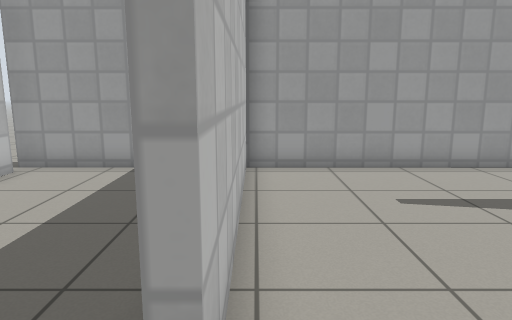
View 1 (above)

13 first-person views from a walk through a world built for the Gazebo simulator. The camera is 0.99 m above the floor, tilts 10° down and sees 70° across. The floor is counted in squares, 0.5 m on a side. Each view is taken from the middle of a square. On the plan, view 1 faces up. The plan holds only what a view shows up to about 19 squares ahead; the rest is blank. The robots in the file are not drawn. Simple patterns stand in for the simulator's built-in surfaces.

View 2
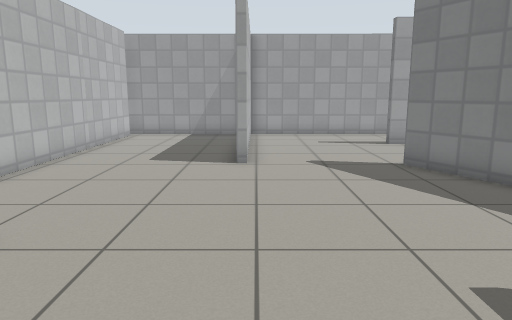

View 3
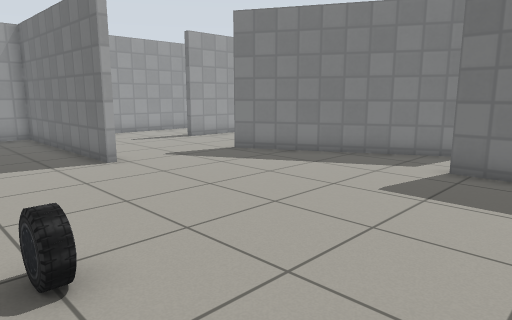

View 4
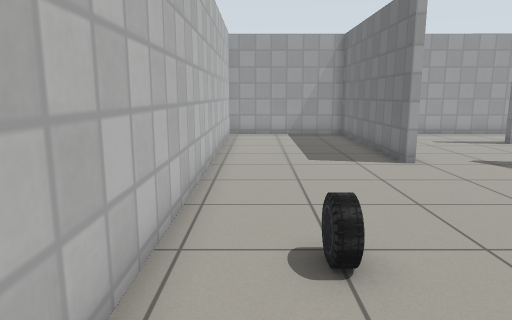

View 5
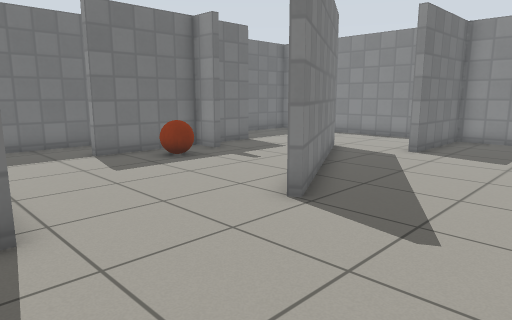

View 6
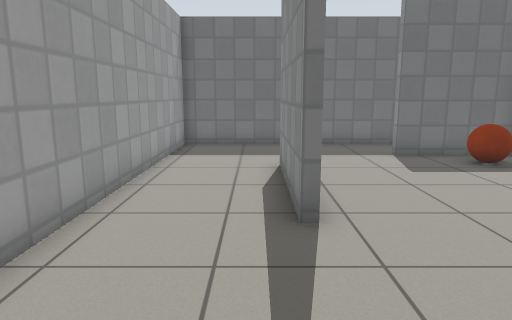

View 7
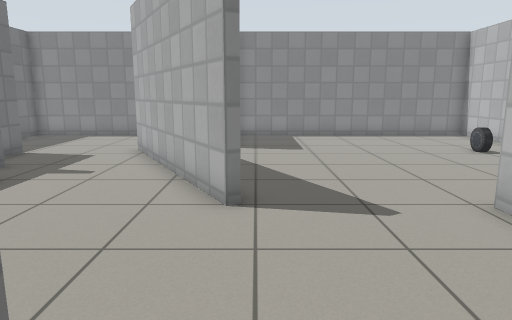

View 8
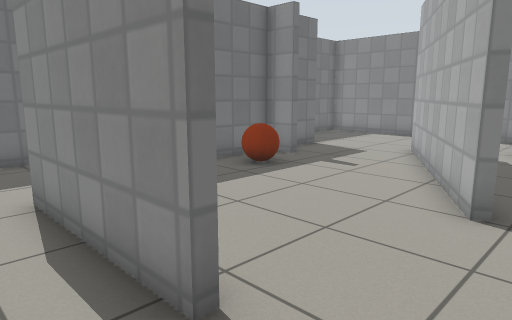

View 9
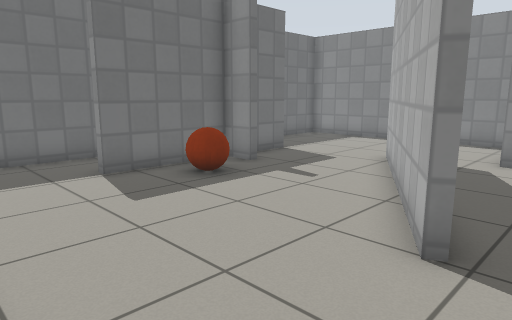

View 10
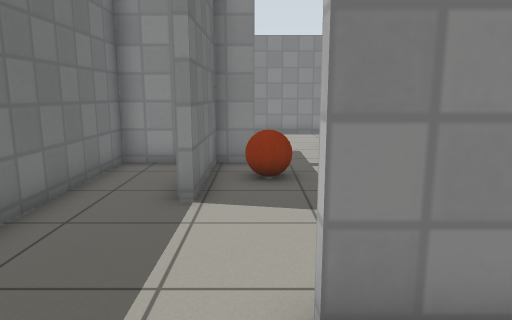

View 11
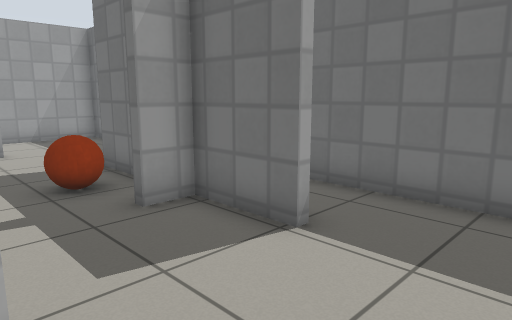

View 12
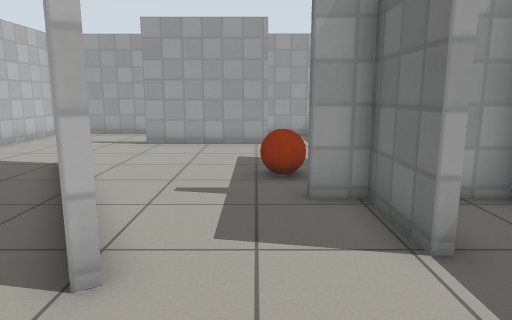

View 13
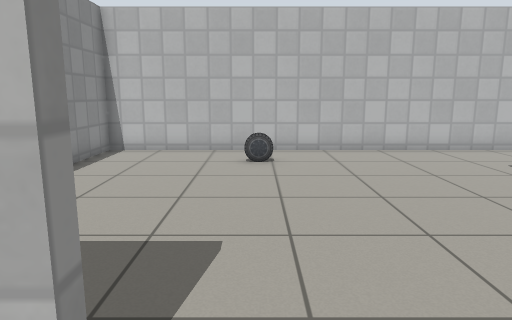

### Floor plan
Points are (right, up) in squares from view 1. A wall is a line through its corners. A room is listed if a view was taken in it or the views show most of it. See-through windows are left out.
Room 1 (views 1, 2, 3, 4, 5, 6, 7, 8, 9, 10, 13)
walls: (-0.6, 1.6) (-0.6, 10) (-6.6, 10); (8.1, -5.6) (4.3, 1.4) (4.5, 1.6) (8.4, -5.5); (11, -1.8) (12.2, -1.8) (12.2, 2.4); (10.5, 6) (5.5, 6) (5.5, 6.3) (10.5, 6.3); (13.4, -1.8) (15, -1.8) (15, 9.9) (-0.3, 10) (-0.3, 1.6); (12.2, -4.8) (12.2, -2.1) (11, -2.1); (-6.3, 9.4) (-6.3, -10.4) (5, -10.4) (5, -6) (5.4, -6)
ways out: opening at (8.2, -5.3) to room 2
objects: car (-4, -5); orange ball (10, 0) to (11, 0)
Room 2 (views 11, 12)
walls: (6.1, -10.4) (15, -10.4) (15, -2.1) (13.9, -2.1)
ways out: opening at (8.2, -5.3) to room 1

Where each view was taken, in squares from view 1:
view 1: 0 up, 0 right, facing up
view 2: 9 down, 0 right, facing up
view 3: 9 down, 5 left, facing up-right
view 4: 9 down, 5 left, facing up
view 5: 7 up, 0 right, facing down-right
view 6: 7 up, 0 right, facing right
view 7: 8 up, 4 right, facing down
view 8: 8 up, 3 right, facing down-right
view 9: 6 up, 3 right, facing down-right
view 10: 9 up, 11 right, facing down
view 11: 8 down, 8 right, facing up-right
view 12: 9 down, 10 right, facing up
view 13: 5 down, 7 right, facing left
